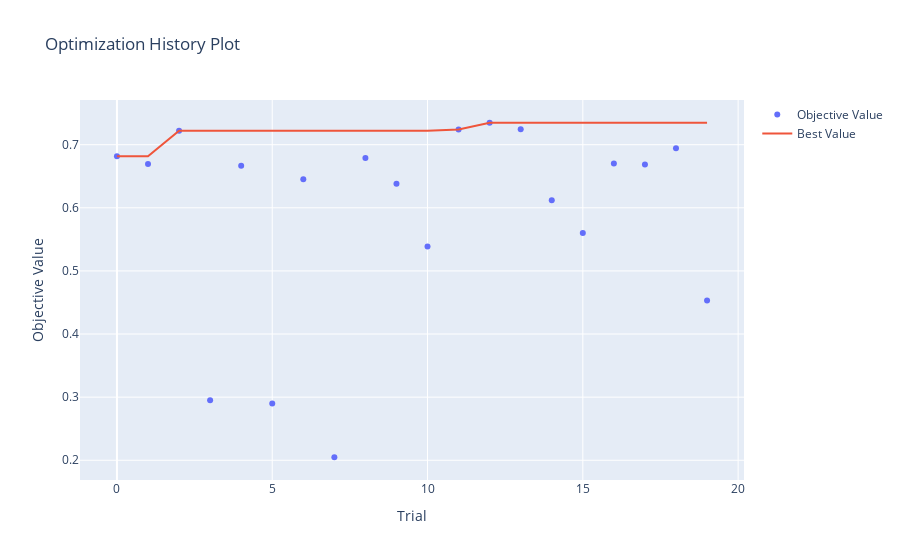

This figure's notebook cell:
### Code cell
# Import optuna.visualization
import optuna.visualization as vis
print("Best trial:", study.best_trial)
vis.plot_optimization_history(study)

### Figure 1 — Plotly figure (JSON) as saved in the notebook; plotly's stock layout.template omitted (floating-point values rounded to 4 significant figures)
{"data": [{"mode": "markers", "name": "Objective Value", "type": "scatter", "x": [0, 1, 2, 3, 4, 5, 6, 7, 8, 9, 10, 11, 12, 13, 14, 15, 16, 17, 18, 19], "y": [0.6816, 0.6695, 0.7222, 0.2952, 0.6668, 0.29, 0.6451, 0.2048, 0.6788, 0.6381, 0.5389, 0.724, 0.7348, 0.7243, 0.6119, 0.5599, 0.6701, 0.6688, 0.6942, 0.4533]}, {"mode": "lines", "name": "Best Value", "type": "scatter", "x": [0, 1, 2, 3, 4, 5, 6, 7, 8, 9, 10, 11, 12, 13, 14, 15, 16, 17, 18, 19], "y": [0.6816, 0.6816, 0.7222, 0.7222, 0.7222, 0.7222, 0.7222, 0.7222, 0.7222, 0.7222, 0.7222, 0.724, 0.7348, 0.7348, 0.7348, 0.7348, 0.7348, 0.7348, 0.7348, 0.7348]}, {"marker": {"color": "#cccccc"}, "mode": "markers", "name": "Infeasible Trial", "showlegend": false, "type": "scatter", "x": [], "y": []}], "layout": {"title": {"text": "Optimization History Plot"}, "xaxis": {"title": {"text": "Trial"}}, "yaxis": {"title": {"text": "Objective Value"}}}}
